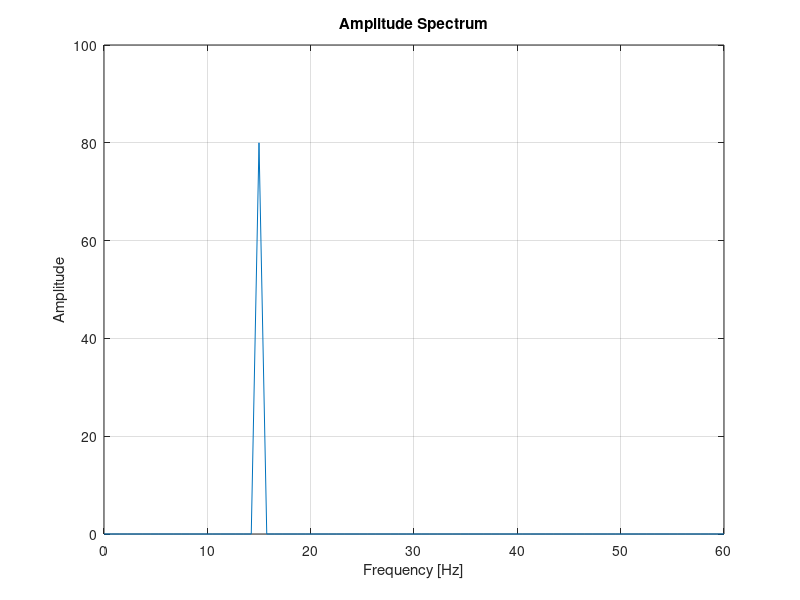

Write MATLAB code to recreate this figure. (Note: this script raises an error after producing the figure.)
% Problem 1:
a = 1 + mod(30,3);
Fs = 120;
T = 1/Fs;
t = [0:T:2];
x = sin(2*pi*a*15*t);

%120
N = 120;
ydft = fft(x,N);
freq = 0:Fs/N:Fs/2;
Dft = abs(ydft(1:fix(N/2+1)));
plot(freq,Dft,'b');
hold on
title('Amplitude Spectrum'); 
xlabel ('Frequency [Hz]'); 
ylabel('Magnitude'); 
grid on;


%130
N = 130;
ydft = fft(x,N);
freq = 0:Fs/N:Fs/2;
Dft = abs(ydft(1:fix(N/2+1)));
plot(freq,Dft,'r');
legend("N=120","N=130");
hold off

%160
N = 160;
ydft = fft(x,N);
freq = 0:Fs/N:Fs/2;
Dft = abs(ydft(1:fix(N/2+1)));
plot(freq,Dft);
title('Amplitude Spectrum');
xlabel('Frequency [Hz]');
ylabel('Amplitude');
grid on


% Problem 2:

dft(215,120,126,"");
dft(415,120,126,"");
dft(1115,120,126,"");
dft(1515,120,126,"");
dft(1915,120,126,"");

dft(215,140,146,"");
dft(415,140,146,"");
dft(1115,140,146,"");
dft(1515,140,146,"");
dft(1915,140,146,"");

dft(215,160,166,"");
dft(415,160,166,"");
dft(1115,160,166,"");
dft(1515,160,166,"");
dft(1915,160,166,"");

% Problem 3: 

dft(215,120,126,"Hamming");
dft(415,120,126,"Hamming");
dft(1115,120,126,"Hamming");
dft(1515,120,126,"Hamming");
dft(1915,120,126,"Hamming");

dft(215,140,146,"Hanning");
dft(415,140,146,"Hanning");
dft(1115,140,146,"Hanning");
dft(1515,140,146,"Hanning");
dft(1915,140,146,"Hanning");

dft(215,160,166,"Blackman");
dft(415,160,166,"Blackman");
dft(1115,160,166,"Blackman");
dft(1515,160,166,"Blackman");
dft(1915,160,166,"Blackman");

% Problem 4:

%Hamming
x = load("Exp4Data1.txt");
Fs1 = 5000;
N = 10000;
ham = x'.*hamming(length(x)); % Hamming window
plot(x);
xlabel ('Time [s]'); 
ylabel('Amplitude');
hold on
plot (ham);
hold off
title('Hamming Window');
ydft = fft(ham,N);
freq = 0:Fs1/N:Fs1/2;
Dft = abs(ydft(1:fix(N/2+1)));
TF2 = islocalmax(Dft,'MinProminence',10);
plot(freq,Dft,freq(TF2),Dft(TF2),'r*');
title('Amplitude Spectrum'); 
xlabel ('Frequency [Hz]'); 
ylabel('Magnitude'); 
grid on;
f = freq(TF2)/5000;
F1 = "F1 = " + f(1)+"Fs";
disp(F1)
F2 = "F2 = "+ f(2)+"Fs";
disp(F2)

%Rectangular
rect = x'.*rectwin(length(x)); % Rectangular window
plot(x);
xlabel ('Time [s]'); 
ylabel('Amplitude');
hold on
plot (rect);
hold off
title('Rectangular Window');
ydft = fft(rect,N);
freq = 0:Fs1/N:Fs1/2;
Dft = abs(ydft(1:fix(N/2+1)));
TF2 = islocalmax(Dft,'MinProminence',50);
plot(freq,Dft,freq(TF2),Dft(TF2),'r*');
title('Amplitude Spectrum'); 
xlabel ('Frequency [Hz]'); 
ylabel('Magnitude'); 
grid on;
f = freq(TF2)/5000;
F1 = "F1 = " + f(1)+"Fs";
disp(F1)
F2 = "F2 = "+ f(2)+"Fs";
disp(F2)